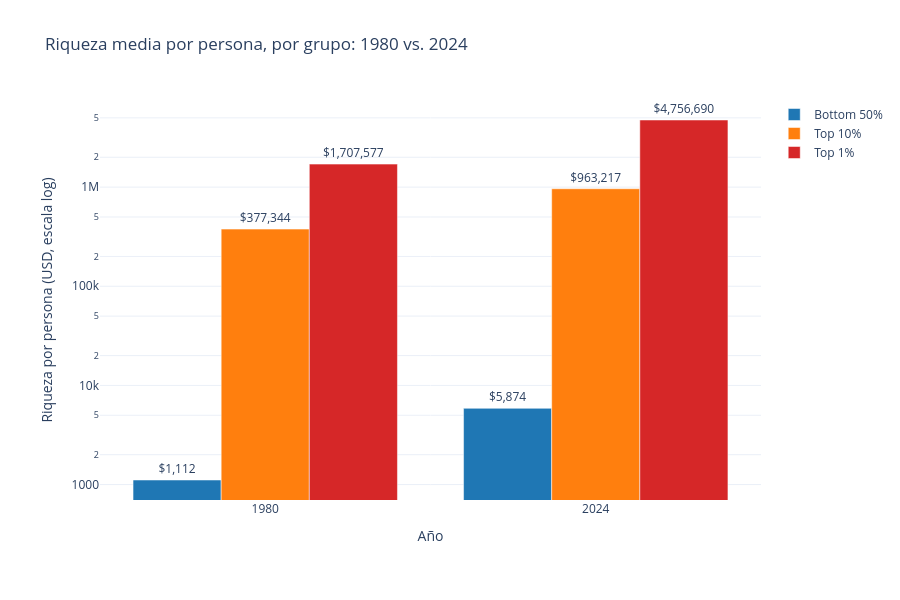

Notebook code cell kept with this figure:
### Markdown cell above
La escala log comprime números muy grandes y muy pequeños para que quepan juntos en el mismo gráfico: cada paso del eje multiplica (×10), no suma. Así, el Bottom 50% (miles) y el Top 1% (millones) se ven ambos con una altura razonable, en vez de que uno sea invisible. El riesgo es que la altura ya no refleja la diferencia real de forma intuitiva - por eso las etiquetas con el número exacto son importantes.

### Code cell
grupos = ['Bottom 50%', 'Top 10%', 'Top 1%']
colores = ['#1f77b4', '#ff7f0e', '#d62728']

fig_riqueza_persona = go.Figure()

for grupo, color, valor_1980, valor_2024 in zip(
    grupos, colores,
    [riqueza_por_persona_bottom50.loc[1980], riqueza_por_persona_top10.loc[1980], riqueza_por_persona_top1.loc[1980]],
    [riqueza_por_persona_bottom50.loc[2024], riqueza_por_persona_top10.loc[2024], riqueza_por_persona_top1.loc[2024]]
):
    fig_riqueza_persona.add_trace(go.Bar(
        x=['1980', '2024'],
        y=[valor_1980, valor_2024],
        name=grupo,
        marker_color=color,
        text=[f'${valor_1980:,.0f}', f'${valor_2024:,.0f}'],
        textposition='outside'
    ))

fig_riqueza_persona.update_layout(
    title='Riqueza media por persona, por grupo: 1980 vs. 2024',
    xaxis=dict(title='Año', automargin=True),
    yaxis=dict(title='Riqueza por persona (USD, escala log)', type='log', automargin=True),
    barmode='group',
    template='plotly_white',
    width=900,
    height=600,
    margin=dict(l=100, b=100)
)

fig_riqueza_persona.show()

### Figure 1 — Plotly figure (JSON) as saved in the notebook; plotly's stock layout.template omitted (floating-point values rounded to 4 significant figures)
{"data": [{"marker": {"color": "#1f77b4"}, "name": "Bottom 50%", "text": ["$1,112", "$5,874"], "textposition": "outside", "type": "bar", "x": ["1980", "2024"], "y": [1112.0, 5874.0]}, {"marker": {"color": "#ff7f0e"}, "name": "Top 10%", "text": ["$377,344", "$963,217"], "textposition": "outside", "type": "bar", "x": ["1980", "2024"], "y": [377300.0, 963200.0]}, {"marker": {"color": "#d62728"}, "name": "Top 1%", "text": ["$1,707,577", "$4,756,690"], "textposition": "outside", "type": "bar", "x": ["1980", "2024"], "y": [1708000.0, 4757000.0]}], "layout": {"barmode": "group", "height": 600, "margin": {"b": 100, "l": 100}, "title": {"text": "Riqueza media por persona, por grupo: 1980 vs. 2024"}, "width": 900, "xaxis": {"automargin": true, "title": {"text": "Año"}}, "yaxis": {"automargin": true, "title": {"text": "Riqueza por persona (USD, escala log)"}, "type": "log"}}}
